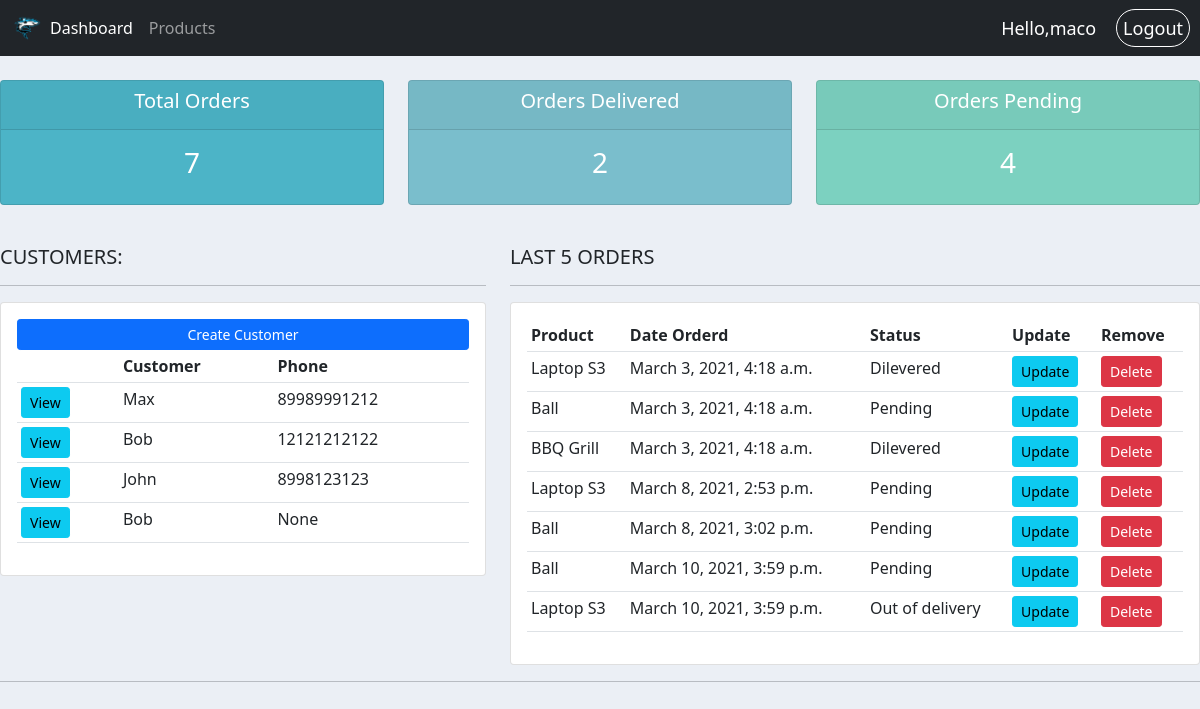
The app's page / (signed in), older data.
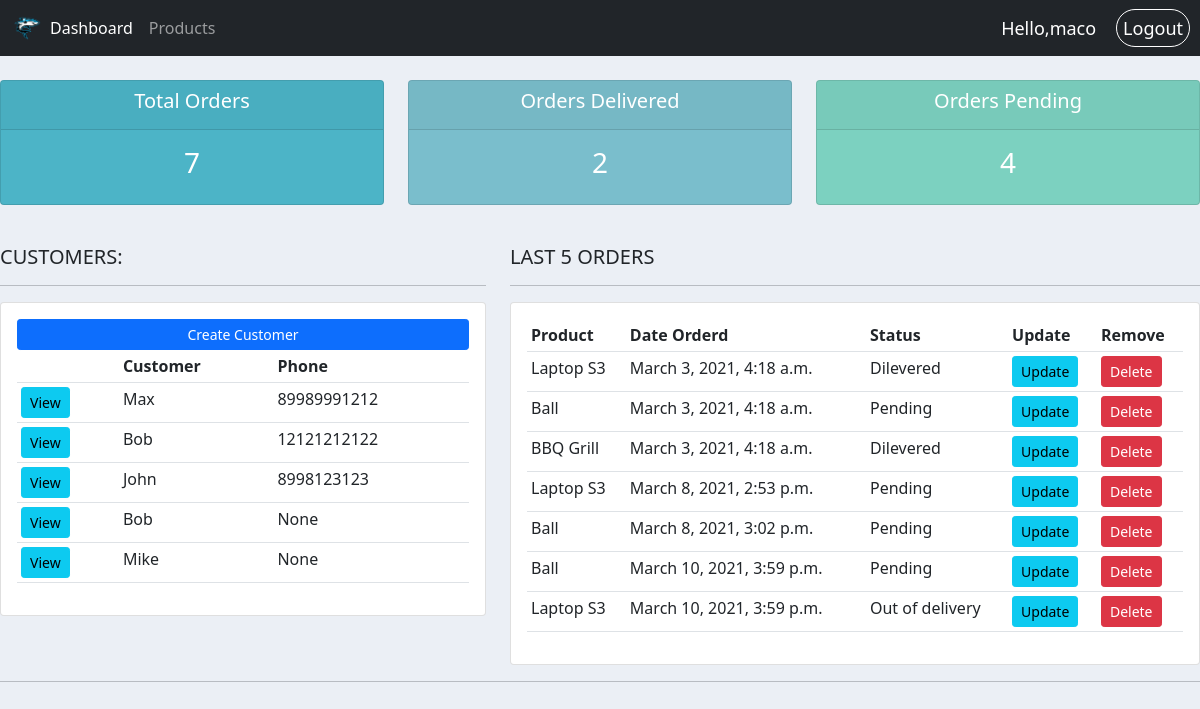
The same page, newer data.
### accounts/models.py (models this page shows, shortened)
class Customer(models.Model):
	user = models.OneToOneField(User, null=True, on_delete=models.CASCADE)
	name = models.CharField(max_length=200, null=True)
	phone = models.CharField(max_length=200, null=True)
	email = models.CharField(max_length=200, null=True)
	date_created = models.DateTimeField(auto_now_add=True)
	profile_pic = models.ImageField(null=True, blank=True, default='user.png')

class Order(models.Model):
	STATUS = (
			('Pending', 'Pending'),
			('Out of delivery', 'Out of delivery'),
			('Dilevered', 'Dilevered'),
		)
	customer = models.ForeignKey(Customer, null=True, on_delete=models.SET_NULL)
	product = models.ForeignKey(Product, null=True, on_delete=models.SET_NULL)
	date_created = models.DateTimeField(auto_now_add=True)
	status = models.CharField(max_length=200, null=True, choices=STATUS)

class Product(models.Model):
	CATAGORY = (
			('Indoor', 'Indoor'),
			('Outdoor', 'Outdoor'),
		)
	name = models.CharField(max_length=200, null=True)
	price = models.FloatField(null=True)
	description = models.CharField(max_length=200, null=True, blank=True)
	date_created = models.DateTimeField(auto_now_add=True)
	category = models.CharField(max_length=200, null=True, choices=CATAGORY)
	tags = models.ManyToManyField(Tag)
	def __str__ (self):
		return self.name

### accounts/decorators.py (the view)
	def wrapper_func(request, *args, **kwargs):
		group = None
		if request.user.groups.exists():
			group = request.user.groups.all()[0].name
		if group == 'customer':
			return redirect('userPage')
		if group == 'admin':
			return view_func(request, *args, **kwargs)

### accounts/views.py (called while the page is built)
@login_required(login_url='login')
@admin_only
def home(request):
	orders = Order.objects.all()
	customers = Customer.objects.all()
	total_orders = orders.count()
	delivered = orders.filter(status="Dilevered").count()
	pending = orders.filter(status="Pending").count()
	context = {
			'orders': orders,
			'customers': customers,
			'total_orders': total_orders,
			'delivered': delivered,
			'pending': pending,
		}
	return render(request, 'accounts/dashboard.html',context)

### accounts/templates/accounts/dashboard.html
{% extends 'accounts/main.html' %}
{% block content %}
{% include 'accounts/status.html' %}
<br>
<div class="row">
  <div class="col-md-5">
  <h5>CUSTOMERS:</h5>
  <hr>
  <div class="card card-body">
   <a class="btn btn-primary  btn-sm btn-block" href="">Create Customer</a>
   <table class="table table-sm">
    <tr>
      <th></th>
     <th>Customer</th>
     <th>Phone</th>
    </tr>
    {% for customer in customers%}
      <tr>
        <td><a class="btn btn-sm btn-info" href="{% url 'customer' customer.id %}">View</a></td>
        <td>{{customer.name}}</td>
        <td>{{customer.phone}}</td>
      </tr>
    {% endfor%}
   </table>
  </div>
 </div>
 <div class="col-md-7">
  <h5>LAST 5 ORDERS</h5>
  <hr>
  <div class="card card-body">
   <table class="table table-sm">
    <tr>
     <th>Product</th>
     <th>Date Orderd</th>
     <th>Status</th>
     <th>Update</th>
     <th>Remove</th>
    </tr>
    {% for order in orders %}
      <tr>
        <td>{{order.product}}</td>
        <td>{{order.date_created}}</td>
        <td>{{order.status}}</td>
        <td><a class="btn btn-sm btn-info" href="{% url 'update_order' order.id %}">Update</a></td>
        <td><a class="btn btn-sm btn-danger" href="{% url 'delete_order' order.id %}">Delete</a></td>
      </tr>
    {% endfor %}
   </table>
  </div>
 </div>
</div>
{% endblock %}

Row changes from the older to the newer data that the page shows:
added Customer: name "Mike", phone "None"
